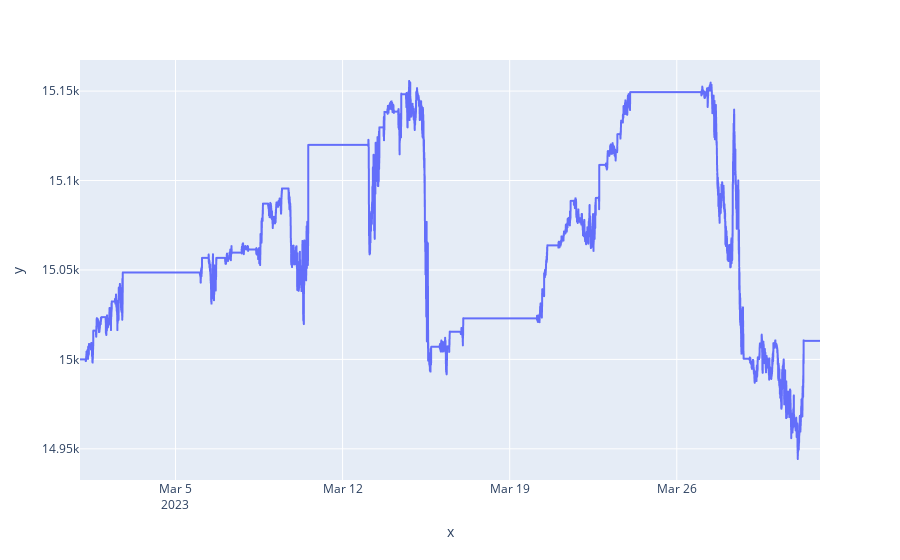

Here is the notebook cell this chart was saved with:
### Code cell
import plotly.express as px

y = test_stats._equity_curve.Equity
x = test_stats._equity_curve.index


fig = px.line(x=x, y=y)
fig.update_traces(textposition="bottom right")
fig.show()

### Figure 1 — Plotly figure (JSON) as saved in the notebook; plotly's stock layout.template omitted (floating-point values rounded to 4 significant figures; data arrays with more than 128 entries replaced by an {"elided": "..."} marker saying what was removed)
{"data": [{"hovertemplate": "x=%{x}<br>y=%{y}<extra></extra>", "legendgroup": "", "line": {"color": "#636efa", "dash": "solid"}, "marker": {"symbol": "circle"}, "mode": "lines", "name": "", "showlegend": false, "textposition": "bottom right", "type": "scattergl", "x": {"elided": "44640 str values"}, "xaxis": "x", "y": {"elided": "44640 float values"}, "yaxis": "y"}], "layout": {"legend": {"tracegroupgap": 0}, "margin": {"t": 60}, "xaxis": {"anchor": "y", "domain": [0, 1], "title": {"text": "x"}}, "yaxis": {"anchor": "x", "domain": [0, 1], "title": {"text": "y"}}}}
